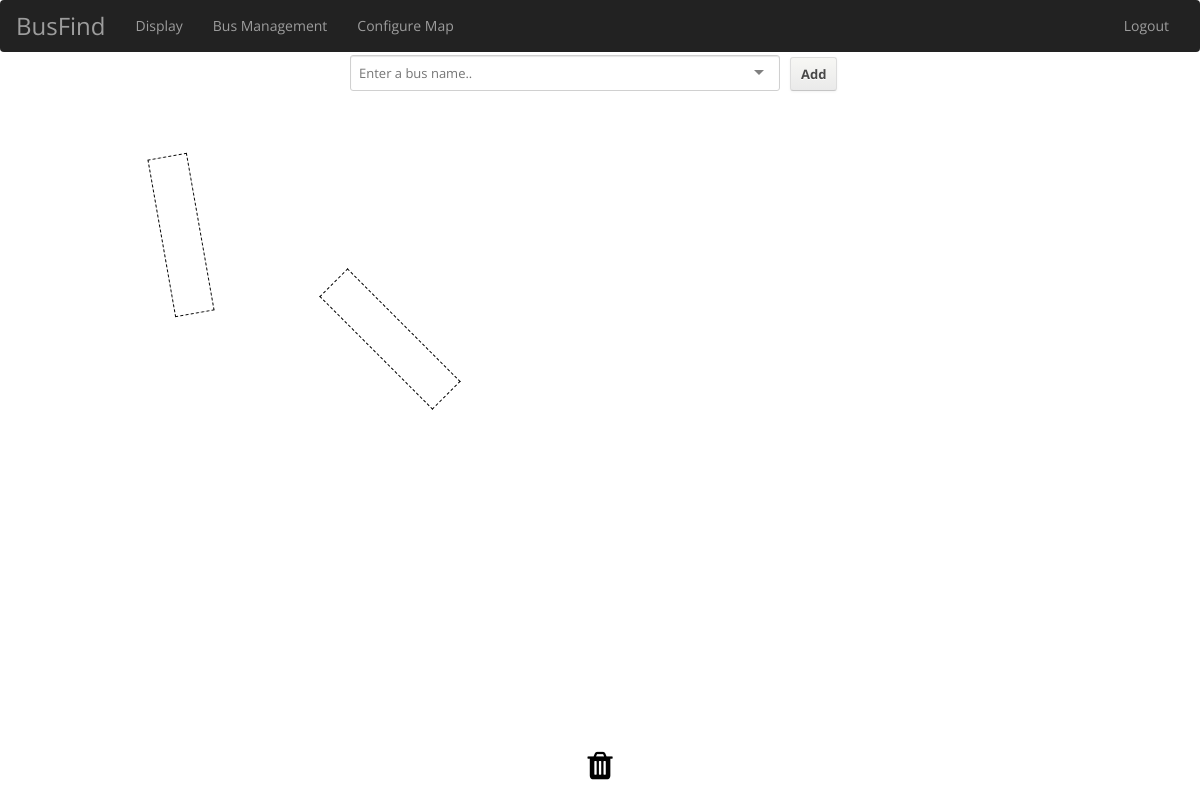
The page /buses (signed in) on the database as committed earlier.
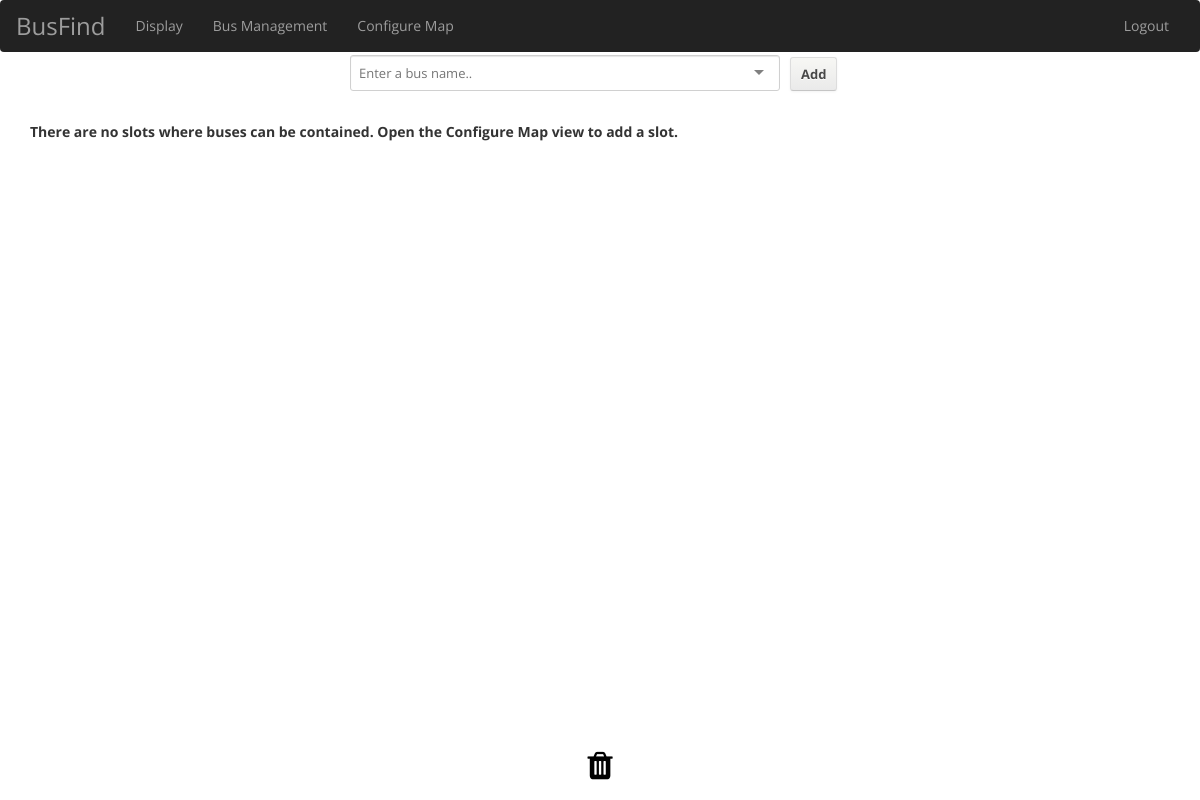
The same page on the database as committed later.
### busapp/models.py (models this page shows, shortened)
class Slot(models.Model):
    coord = models.ForeignKey(Coordinate)
    rotate = models.IntegerField(default=0) # between 0-360
    def style(self):
        pos = "left: {}px; top: {}px".format(self.coord.x, self.coord.y)
        if self.rotate != 0:
            for vend in ["-ms-", "-webkit-", ""]:
                pos += "; transform: {}rotate({}deg)".format(vend, self.rotate)
        return pos

class Coordinate(models.Model):
    x = models.IntegerField()
    y = models.IntegerField()

### busapp/views.py (the view, shortened to what this page needs)
# urls.py: url(r'^buses$', 'busapp.views.buses_view', name='buses_view'),
@login_required
def buses_view(request):
    slots = Slot.objects.all()
    instances = BusInstance.objects.all()
    buses = Bus.objects.all()
    num = len(slots) + len(instances)
    context = {
        "slots": slots,
        "instances": instances,
        "buses": buses,
        "num": num
    }
    return render(request, "buses-modify.html", context)

### templates/buses-modify.html (shortened to what this page needs)
{% extends "base.html" %}
{% load staticfiles %}
{% block css %}
    {{ block.super }}
    <link rel="stylesheet" href="//maxcdn.bootstrapcdn.com/font-awesome/4.3.0/css/font-awesome.min.css" />
    <link rel="stylesheet" type="text/css" href="{% static 'css/display.css' %}" />
    <link rel="stylesheet" type="text/css" href="{% static 'css/selectize.css' %}" />
{% endblock %}
{% block content %}
<div class="container">
    <div class="slots">
    {% for slot in slots %}
        <div class="slot" style="{{ slot.style }}" data-slot-id="{{ slot.id }}" data-rot="{{ slot.rotate }}" data-x="{{ slot.coord.x }}" data-y="{{ slot.coord.y }}">
        </div>
    {% endfor %}
    {% if num == 0 %}
        <b>There are no slots where buses can be contained. Open the Configure Map view to add a slot.</b>
    {% endif %}
    </div>
    <div class="trash slot">
        <i class="fa fa-trash"></i>
    </div>
    <div class="addbus">
        <div class="inner">
            <button class="button" id="addbtn">Add</button>
        </div>
    </div>
</div>
{% endblock %}

### templates/base.html (shortened to what this page needs)
{% load staticfiles %}
<!doctype html>
<html>
<head>
    {% block css %}
        <link rel="stylesheet" type="text/css" href="{% static 'css/bootstrap.min.css' %}" />
        <link rel="stylesheet" type="text/css" href="{% static 'css/base.css' %}" />
    {% endblock %}
</head>
<body>
{% block body %}
    <nav class="navbar">
        <a class="navbar-brand" href=".">BusFind</a>
        <div class="collapse navbar-collapse">
            <ul class="nav navbar-nav{% block nav-style %}{% endblock %}">
            {% block nav %}
                {% if user.is_authenticated %}
                    <li><a href="/display">Display</a></li>
                    <li><a href="/buses">Bus Management</a></li>
                    <li><a href="/map">Configure Map</a></li>
                </ul>
                <ul class="nav navbar-nav right">
                    <li><a href="/logout">Logout</a></li>
                {% else %}
            </ul>
            <ul class="nav navbar-nav right">
                    <li><a href="/login">Login</a></li>
                {% endif %}
            {% endblock %}
            </ul>
        </div>
    </nav>
    <div class="content">
    {% block content %}
    {% endblock %}
    </div>
{% endblock %}
</body>
</html>

### static/css/base.css (style rules this page uses)
body { font-family: 'Open Sans', sans-serif; }
nav { background: #222; }
nav a.navbar-brand { font-size: 24px; }
nav a { color: #9d9d9d; }
nav ul.right { float: right; }
.button { text-decoration: none; color: rgb(72,72,72); display: inline-block; line-height: 18px; padding: 7px 10px; margin: 2px 0; font-size: 13px; font-weight: bold; text-shadow: 0 1px 0 rgba(255,255,255,0.9); white-space: nowrap; -webkit-border-radius: 3px; -moz-border-radius: 3px; border-radius: 3px; background: #f7f7f4; background: -moz-linear-gradient(top, rgb(247,247,244) 0%, rgb(234,234,234) 100%); background: -webkit-gradient(linear, left top, left bottom, color-stop(0%,rgb(247,247,244)), color-stop(100%,rgb(234,234,234))); background: -webkit-linear-gradient(top, rgb(247,247,244) 0%,rgb(234,234,234) 100%); background: -o-linear-gradient(top, rgb(247,247,244) 0%,rgb(234,234,234) 100%); background: -ms-linear-gradient(top, rgb(247,247,244) 0%,rgb(234,234,234) 100%); background: linear-gradient(to bottom, rgb(247,247,244) 0%,rgb(234,234,234) 100%); border: 1px solid rgb(221, 221, 221); border-bottom-color: rgb(197, 197, 197); box-shadow: 0 1px 3px rgba(0,0,0,0.05); -pie-box-shadow: none; vertical-align: middle; cursor: pointer; -webkit-user-select: none; -khtml-user-select: none; -moz-user-select: none; -ms-user-select: none; user-select: none; -webkit-appearance: none; -moz-appearance: none; -o-appearance: none; appearance: none; }

### static/css/display.css (style rules this page uses)
.container { position: relative; top: 50px; }
.slot { position: absolute; width: 160px; height: 40px; border: 1px dashed black; z-index: 4; }
.addbus { position: fixed; top: 55px; left: 0; height: 100px; width: 100%; }
.addbus .inner .button { margin-left: 10px; }
.addbus .inner { width: 500px; margin-left: auto; margin-right: auto; }
.trash { position: fixed; bottom: 10px; width: 100%; border: 0; left: 0; text-align: center; }
.trash > i { color: black; font-size: 32px; }

Rows that differ between the two databases and show on the page:
removed Slot: rotate 45 (drawn)
removed Slot: rotate 260 (drawn)
Other text that changed with them:
text now shown: "There are no slots where buses can be contained. Open the Configure Map view to add a slot."
